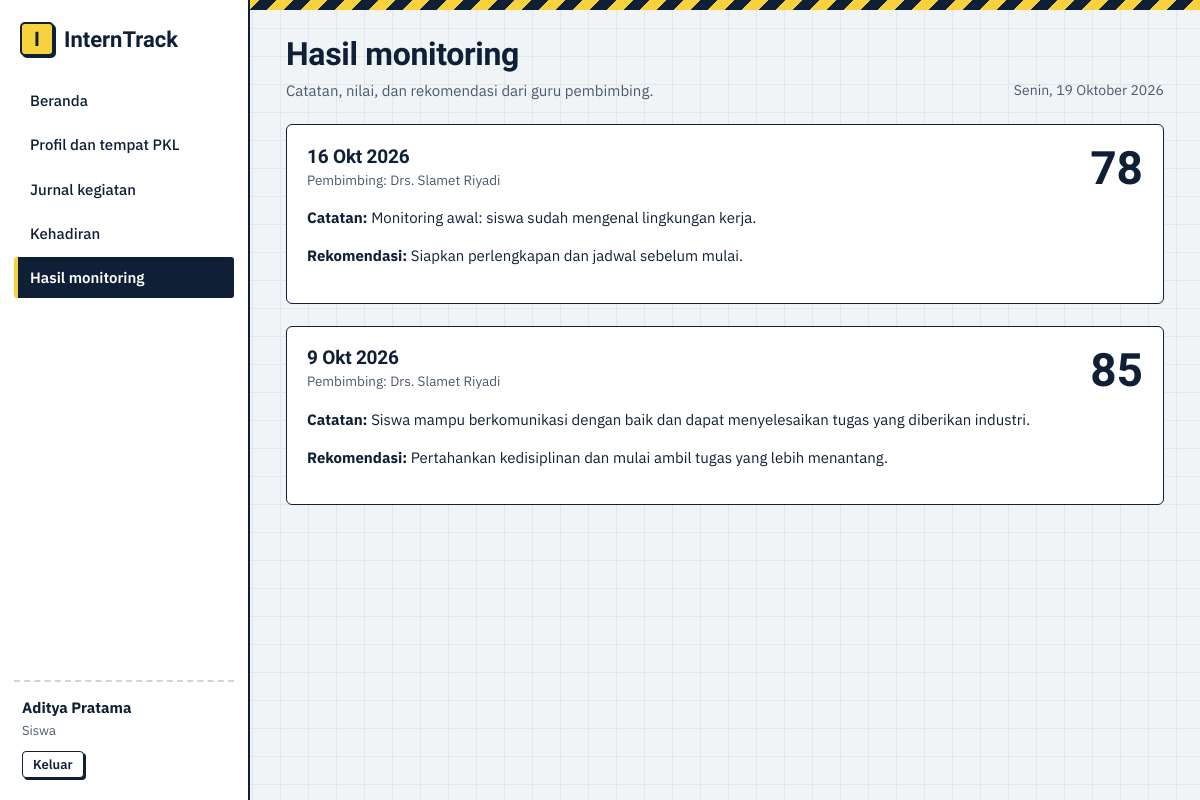
Page /siswa/monitoring.php (signed in) on the committed database.
### tables this page shows
CREATE TABLE penempatan (
  id INT UNSIGNED NOT NULL AUTO_INCREMENT,
  siswa_id INT UNSIGNED NOT NULL,
  perusahaan_id INT UNSIGNED NOT NULL,
  pembimbing_id INT UNSIGNED NOT NULL,
  tanggal_mulai DATE NOT NULL,
  tanggal_selesai DATE NOT NULL,
  status ENUM('Belum Mulai','Aktif','Selesai') NOT NULL DEFAULT 'Belum Mulai',
  PRIMARY KEY (id),
  UNIQUE KEY uq_penempatan_siswa (siswa_id),
  CONSTRAINT fk_pn_siswa FOREIGN KEY (siswa_id) REFERENCES siswa(id) ON DELETE CASCADE ON UPDATE CASCADE,
  CONSTRAINT fk_pn_perusahaan FOREIGN KEY (perusahaan_id) REFERENCES perusahaan(id) ON DELETE RESTRICT ON UPDATE CASCADE,
  CONSTRAINT fk_pn_pembimbing FOREIGN KEY (pembimbing_id) REFERENCES pembimbing(id) ON DELETE RESTRICT ON UPDATE CASCADE
);

CREATE TABLE siswa (
  id INT UNSIGNED NOT NULL AUTO_INCREMENT,
  user_id INT UNSIGNED NOT NULL,
  nis VARCHAR(20) NOT NULL,
  nama VARCHAR(100) NOT NULL,
  kelas VARCHAR(20) NOT NULL,
  jurusan VARCHAR(60) NOT NULL,
  no_hp VARCHAR(20) NULL,
  PRIMARY KEY (id),
  UNIQUE KEY uq_siswa_nis (nis),
  UNIQUE KEY uq_siswa_user (user_id),
  CONSTRAINT fk_siswa_user FOREIGN KEY (user_id) REFERENCES users(id) ON DELETE CASCADE ON UPDATE CASCADE
);

CREATE TABLE monitoring (
  id INT UNSIGNED NOT NULL AUTO_INCREMENT,
  siswa_id INT UNSIGNED NOT NULL,
  pembimbing_id INT UNSIGNED NOT NULL,
  tanggal DATE NOT NULL,
  catatan TEXT NOT NULL,
  nilai TINYINT UNSIGNED NOT NULL,
  rekomendasi TEXT NULL,
  PRIMARY KEY (id),
  CONSTRAINT fk_mon_siswa FOREIGN KEY (siswa_id) REFERENCES siswa(id) ON DELETE CASCADE ON UPDATE CASCADE,
  CONSTRAINT fk_mon_pembimbing FOREIGN KEY (pembimbing_id) REFERENCES pembimbing(id) ON DELETE RESTRICT ON UPDATE CASCADE
);

CREATE TABLE pembimbing (
  id INT UNSIGNED NOT NULL AUTO_INCREMENT,
  user_id INT UNSIGNED NOT NULL,
  nip VARCHAR(25) NOT NULL,
  nama VARCHAR(100) NOT NULL,
  no_hp VARCHAR(20) NULL,
  PRIMARY KEY (id),
  UNIQUE KEY uq_pembimbing_nip (nip),
  UNIQUE KEY uq_pembimbing_user (user_id),
  CONSTRAINT fk_pembimbing_user FOREIGN KEY (user_id) REFERENCES users(id) ON DELETE CASCADE ON UPDATE CASCADE
);

### config/db.php (called while the page is built, shortened)
<?php
function db(): PDO
{
    static $pdo = null;
    if ($pdo === null) {
        try {
            $pdo = new PDO(
                'mysql:host=' . DB_HOST . ';dbname=' . DB_NAME . ';charset=utf8mb4',
                DB_USER,
                DB_PASS,
                [PDO::ATTR_ERRMODE => PDO::ERRMODE_EXCEPTION, PDO::ATTR_DEFAULT_FETCH_MODE => PDO::FETCH_ASSOC]
            );
        } catch (PDOException $ex) {
            die('Koneksi database gagal. Pastikan MySQL menyala dan database "interntrack" sudah diimpor. Detail: ' . htmlspecialchars($ex->getMessage()));
        }
    }
    return $pdo;
}

### siswa/monitoring.php (the view, shortened to what this page needs)
<?php
require_once __DIR__ . '/../config/helpers.php';
$me = siswa_saya();
$st = db()->prepare('SELECT m.*, pb.nama AS pembimbing FROM monitoring m JOIN pembimbing pb ON pb.id=m.pembimbing_id WHERE m.siswa_id=? ORDER BY m.tanggal DESC, m.id DESC');
$st->execute([$me['id']]); $rows = $st->fetchAll();
layout_start('Hasil monitoring', 'monitoring', 'Catatan, nilai, dan rekomendasi dari guru pembimbing.');
if (!$rows): ?><div class="empty">Pembimbing belum mencatat monitoring untukmu.</div>
<?php else: foreach ($rows as $r): ?>
  <section class="card"><div class="toolbar" style="margin:0 0 10px"><div><h2><?= tgl($r['tanggal']) ?></h2><span class="note">Pembimbing: <?= e($r['pembimbing']) ?></span></div><div class="big"><?= (int) $r['nilai'] ?></div></div>
  <p><strong>Catatan:</strong> <?= e($r['catatan']) ?></p><p><strong>Rekomendasi:</strong> <?= e($r['rekomendasi'] ?: '-') ?></p></section>
<?php endforeach; endif;
layout_end();

### config/helpers.php (shortened to what this page needs)
<?php
require_once __DIR__ . '/db.php';
function e($v): string { return htmlspecialchars((string) $v, ENT_QUOTES, 'UTF-8'); }
function url(string $p = ''): string { return BASE . '/' . ltrim($p, '/'); }
function user(): ?array { return $_SESSION['user'] ?? null; }
function home_for(string $role): string { return $role === 'siswa' ? 'siswa/index.php' : 'admin/index.php'; }
function tgl($d): string
{
    $b = ['', 'Jan', 'Feb', 'Mar', 'Apr', 'Mei', 'Jun', 'Jul', 'Agu', 'Sep', 'Okt', 'Nov', 'Des'];
    $t = strtotime($d);
    return date('j', $t) . ' ' . $b[(int) date('n', $t)] . ' ' . date('Y', $t);
}
function hari_ini_panjang(): string
{
    $h = ['Minggu', 'Senin', 'Selasa', 'Rabu', 'Kamis', 'Jumat', 'Sabtu'];
    $b = ['', 'Januari', 'Februari', 'Maret', 'April', 'Mei', 'Juni', 'Juli', 'Agustus', 'September', 'Oktober', 'November', 'Desember'];
    return $h[(int) date('w')] . ', ' . date('j') . ' ' . $b[(int) date('n')] . ' ' . date('Y');
}
function siswa_saya(): array
{
    $st = db()->prepare("SELECT s.*, pn.status, pn.tanggal_mulai, pn.tanggal_selesai,
            pr.nama AS perusahaan, pr.alamat AS pr_alamat, pr.bidang AS pr_bidang, pr.kontak AS pr_kontak,
            pb.nama AS pembimbing, pb.no_hp AS pb_hp
        FROM siswa s
        LEFT JOIN penempatan pn ON pn.siswa_id = s.id
        LEFT JOIN perusahaan pr ON pr.id = pn.perusahaan_id
        LEFT JOIN pembimbing pb ON pb.id = pn.pembimbing_id
        WHERE s.user_id = ?");
    $st->execute([user()['id']]);
    $r = $st->fetch();
    return $r;
}
function layout_start(string $title, string $active = '', string $sub = ''): void
{
    $u = user();
    $roleLabel = ['admin' => 'Admin', 'pembimbing' => 'Guru pembimbing', 'siswa' => 'Siswa'][$u['role']] ?? '';
    if ($u['role'] === 'siswa') {
        $nav = [['Beranda', 'siswa/index.php', 'beranda'], ['Profil dan tempat PKL', 'siswa/profil.php', 'profil'],
            ['Jurnal kegiatan', 'siswa/jurnal.php', 'jurnal'], ['Kehadiran', 'siswa/absensi.php', 'absensi'],
            ['Hasil monitoring', 'siswa/monitoring.php', 'monitoring']];
    }
    ?><!DOCTYPE html>
<html lang="id">
<head>
<link rel="stylesheet" href="<?= url('assets/css/style.css') ?>">
</head>
<body>
<div class="app">
  <aside class="side">
    <a class="brand" href="<?= url(home_for($u['role'])) ?>"><span class="mark">I</span><span>InternTrack</span></a>
    <nav class="nav">
      <?php foreach ($nav as $n): ?>
        <a href="<?= url($n[1]) ?>"<?= $n[2] === $active ? ' class="on"' : '' ?>><?= e($n[0]) ?></a>
      <?php endforeach; ?>
    </nav>
    <div class="who">
      <strong><?= e($u['nama']) ?></strong>
      <span><?= e($roleLabel) ?></span>
      <a class="btn sm ghost" href="<?= url('auth/logout.php') ?>">Keluar</a>
    </div>
  </aside>
  <main class="main">
    <div class="stripe"></div>
    <header class="pagehead">
      <div>
        <h1><?= e($title) ?></h1>
        <?php if ($sub !== ''): ?><p class="sub"><?= e($sub) ?></p><?php endif; ?>
      </div>
      <div class="today no-print"><?= e(hari_ini_panjang()) ?></div>
    </header>
<?php
}
function layout_end(): void
{
    ?>
  </main>
</div>
</body>
</html>
<?php
}

### assets/css/style.css (style rules this page uses)
:root { --paper:#f1f4f6; --grid:#e0e7ed; --ink:#0f2036; --ink2:#4a5a6e; --hv:#f7d23e; --blue:#2b59e0; --ok:#1f8f5f; --warn:#d9770d; --bad:#cf3f36; --line:#ccd5de; --soft:#e8edf2; --f-head:'Bricolage Grotesque','Segoe UI',system-ui,sans-serif; --f-body:'IBM Plex Sans','Segoe UI',system-ui,sans-serif; }
* { box-sizing:border-box }
html { scroll-padding-top:16px }
body { margin:0;font:15px/1.55 var(--f-body);color:var(--ink);background-color:var(--paper); background-image:linear-gradient(var(--grid) 1px,transparent 1px),linear-gradient(90deg,var(--grid) 1px,transparent 1px); background-size:28px 28px }
h1,h2,h3 { font-family:var(--f-head);margin:0;line-height:1.15;letter-spacing:-.01em }
h1 { font-size:32px;font-weight:800 }
h2 { font-size:19px;font-weight:700 }
a { color:var(--blue) }
.stripe { height:10px;background:repeating-linear-gradient(-45deg,var(--hv) 0 12px,var(--ink) 12px 24px) }
.app { display:grid;grid-template-columns:250px 1fr;min-height:100vh }
.side { background:#fff;border-right:2px solid var(--ink);display:flex;flex-direction:column;padding:22px 14px;position:sticky;top:0;height:100vh }
.brand { display:flex;align-items:center;gap:10px;font:800 22px var(--f-head);color:var(--ink);text-decoration:none;margin:0 6px 24px }
.mark { display:inline-grid;place-items:center;width:34px;height:34px;background:var(--hv);border:2px solid var(--ink);border-radius:5px;box-shadow:2px 2px 0 var(--ink);font-size:20px }
.nav { display:flex;flex-direction:column;gap:3px;overflow:auto }
.nav a { padding:9px 12px;border-left:4px solid transparent;border-radius:3px;color:var(--ink);text-decoration:none;font-weight:500 }
.nav a.on { background:var(--ink);color:#fff;border-left-color:var(--hv);font-weight:600 }
.who { margin-top:auto;padding:14px 8px 0;border-top:2px dashed var(--line);display:flex;flex-direction:column;gap:2px;align-items:flex-start }
.who span { color:var(--ink2);font-size:13px;margin-bottom:8px }
.main { min-width:0 }
.main>*:not(.stripe) { margin-left:36px;margin-right:36px }
.pagehead { display:flex;justify-content:space-between;align-items:flex-end;gap:16px;margin-top:26px;margin-bottom:22px }
.sub { margin:6px 0 0;color:var(--ink2);max-width:62ch }
.today { color:var(--ink2);font-size:14px;white-space:nowrap }
.card { background:#fff;border:1.5px solid var(--ink);border-radius:6px;padding:20px;margin-bottom:22px }
.btn { display:inline-flex;align-items:center;justify-content:center;gap:6px;padding:9px 16px;border:1.5px solid var(--ink);border-radius:4px;background:var(--hv);color:var(--ink); font:600 14.5px var(--f-body);cursor:pointer;text-decoration:none;box-shadow:3px 3px 0 var(--ink);transition:transform .08s,box-shadow .08s }
.btn.ghost { background:#fff }
.btn.sm { padding:4px 10px;font-size:13px;box-shadow:2px 2px 0 var(--ink) }
.toolbar { display:flex;justify-content:space-between;align-items:flex-end;gap:14px;flex-wrap:wrap;margin-bottom:18px }
.big { font:800 46px var(--f-head);line-height:1 }
.note { color:var(--ink2);font-size:13.5px }

### rows in the picture
penempatan: siswa.nama "Aditya Pratama"
monitoring: tanggal "16 Okt 2026", pembimbing.nama "Drs. Slamet Riyadi", nilai "78", catatan "Monitoring awal: siswa sudah mengenal lingkungan kerja.", rekomendasi "Siapkan perlengkapan dan jadwal sebelum mulai."
monitoring: tanggal "9 Okt 2026", pembimbing.nama "Drs. Slamet Riyadi", nilai "85", catatan "Siswa mampu berkomunikasi dengan baik dan dapat menyelesaikan tugas yang diberikan industri.", rekomendasi "Pertahankan kedisiplinan dan mulai ambil tugas yang lebih menantang."

### other values in the picture
$n[0] "Beranda"
$n[0] "Profil dan tempat PKL"
$n[0] "Jurnal kegiatan"
$n[0] "Kehadiran"
$n[0] "Hasil monitoring"
$roleLabel "Siswa"
$title "Hasil monitoring"
$sub "Catatan, nilai, dan rekomendasi dari guru pembimbing."
hari_ini_panjang() "Senin, 19 Oktober 2026"
